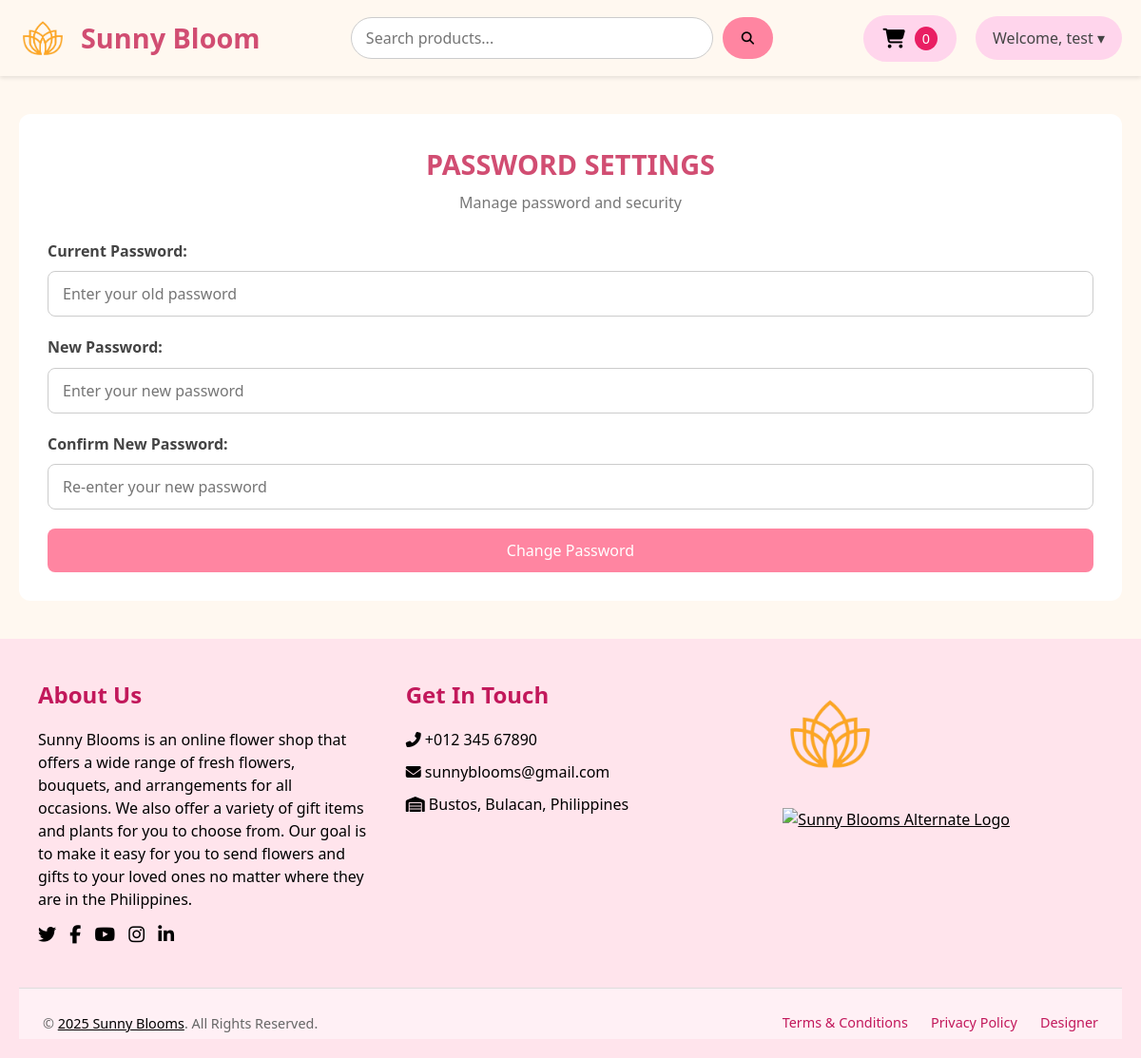
Screenshot of /php/users-change-password.php (signed in) with the database file from the repository.
### tables this page shows
CREATE TABLE `design_settings` (
  `id` int(11) NOT NULL,
  `background_color` varchar(255) DEFAULT NULL,
  `font_color` varchar(255) DEFAULT NULL,
  `shop_name` varchar(255) DEFAULT NULL,
  `logo_path` varchar(255) DEFAULT NULL,
  `image_one_path` varchar(255) DEFAULT NULL,
  `image_two_path` varchar(255) DEFAULT NULL,
  `image_three_path` varchar(255) DEFAULT NULL
);

### php/users-change-password.php (the view, shortened to what this page needs)
<?php
include ('change-password.php');
require 'connection.php';
    if (isset($_SESSION['user_name'])) {
        $userName = $_SESSION['user_name'];
    } else {
        header("Location: http://localhost/flowershop/php/customer-landing-page.php");
        exit;
    }
    $sqlGetSettings = "SELECT * FROM design_settings WHERE id = 1";
    $resultSettings = $conn->query($sqlGetSettings);
    if ($resultSettings->num_rows > 0) {
        while ($row = $resultSettings->fetch_assoc()) {
            $shopName = $row["shop_name"];
            $logoPath = $row["logo_path"];
        }
    } else {
        echo "0 results";
    }
?>
<!DOCTYPE html>
<html lang="en">
<head>
    <link rel="stylesheet" href="https://cdnjs.cloudflare.com/ajax/libs/font-awesome/6.4.2/css/all.min.css" />
    <link rel="stylesheet" href="../css/user-change-password.css">
</head>
<body>
<header class="header">
  <a href="customer-dashboard.php?user=<?= htmlspecialchars($userName) ?>" class="container-header">
    <img class="logo" src="../img/<?= htmlspecialchars(basename($logoPath)) ?>" alt="Sunny Blooms Logo" />
    <label class="shop"><?= htmlspecialchars($shopName) ?></label>
  </a>
  <div class="content-search">
    <input type="text" class="search-bar" placeholder="Search products..." />
    <button class="search-button">
      <i class="fa-solid fa-magnifying-glass"></i>
    </button>
  </div>
  <div class="header-right">
    <a href="cart.php?user=<?= urlencode($userName) ?>" class="cart-link">
      <button class="cart-button">
        <i class="fas fa-shopping-cart"></i>
        <?php
          $userQuery = "SELECT id FROM users WHERE name = ?";
          $stmt = mysqli_prepare($conn, $userQuery);
          mysqli_stmt_bind_param($stmt, "s", $userName);
          mysqli_stmt_execute($stmt);
          $userResult = mysqli_stmt_get_result($stmt);
          $userRow = mysqli_fetch_assoc($userResult);
          $user_id = $userRow['id'] ?? 0;
          $cartQuery = "SELECT COUNT(*) AS count FROM cart WHERE user_id = ?";
          $cartStmt = mysqli_prepare($conn, $cartQuery);
          mysqli_stmt_bind_param($cartStmt, "i", $user_id);
          mysqli_stmt_execute($cartStmt);
          $cartResult = mysqli_stmt_get_result($cartStmt);
          $cartCount = mysqli_fetch_assoc($cartResult)['count'] ?? 0;
          echo "<span class='cart-number'>$cartCount</span>";
        ?>
      </button>
    </a>
    <nav class="nav-right">
      <div class="dropdown">
        <button class="dropbtn">Welcome, <?= htmlspecialchars($userName) ?> &#9662;</button>
      </div>
    </nav>
  </div>
</header>
<div class="settings">
  <h1>PASSWORD SETTINGS</h1>
  <p>Manage password and security</p>
  <form method="post">
    <div class="form-group">
      <label for="current_password">Current Password:</label>
      <input
        type="password"
        id="current_password"
        name="current_password"
        placeholder="Enter your old password"
        required
      />
    </div>
    <div class="form-group">
      <label for="password">New Password:</label>
      <input
        type="password"
        id="password"
        name="password"
        placeholder="Enter your new password"
        required
      />
    </div>
    <div class="form-group">
      <label for="confirm_password">Confirm New Password:</label>
      <input
        type="password"
        id="confirm_password"
        name="confirm_password"
        placeholder="Re-enter your new password"
        required
      />
    </div>
    <button type="submit" name="change_password">Change Password</button>
  </form>
</div>
</body>
</html>
<?php
include ('footer.php');
?>

### css/user-change-password.css (style rules this page uses)
* { margin: 0; padding: 0; box-sizing: border-box; font-family: 'Segoe UI', Tahoma, Geneva, Verdana, sans-serif; }
body { background-color: #fff8f0; color: #333; line-height: 1.6; }
.header { padding: 15px 20px; display: flex; align-items: center; justify-content: space-between; box-shadow: 0 2px 4px rgba(0, 0, 0, 0.1); }
.container-header { display: flex; align-items: center; gap: 15px; text-decoration: none; }
.logo { width: 50px; height: 50px; }
.shop { font-size: 1.8rem; font-weight: bold; color: #d14d72; }
.content-search { flex: 1; display: flex; justify-content: center; gap: 10px; }
.search-bar { width: 60%; padding: 10px 15px; border-radius: 25px; border: 1px solid #ccc; outline: none; font-size: 1rem; transition: 0.3s ease; }
.search-button { padding: 10px 20px; border-radius: 25px; border: none; background-color: #ff85a1; color: #fff; cursor: pointer; transition: background-color 0.3s ease; }
.header-right { display: flex; align-items: center; gap: 20px; }
.cart-button { background-color: #ffd5ec; border: none; padding: 12px 20px; border-radius: 999px; cursor: pointer; font-size: 1.1rem; display: flex; align-items: center; gap: 10px; }
.cart-button i { font-size: 1.3rem; }
.cart-link { text-decoration: none; color: inherit; }
.cart-number { background-color: #e91e63; color: white; padding: 3px 8px; font-size: 0.9rem; border-radius: 50%; }
.nav-right { display: flex; align-items: center; }
.dropdown { position: relative; display: inline-block; }
.dropbtn { background-color: #ffd5ec; color: #444; padding: 12px 18px; border: none; border-radius: 30px; font-size: 1rem; cursor: pointer; }
.settings { margin: 40px 20px; background-color: #fff; padding: 30px; border-radius: 12px; color: #333; }
.settings h1 { font-size: 1.8rem; color: #d14d72; margin-bottom: 5px; text-align: center; }
.settings p { font-size: 1rem; color: #777; margin-bottom: 25px; text-align: center; }
.form-group { margin-bottom: 20px; }
.form-group label { display: block; font-weight: 600; margin-bottom: 8px; color: #444; }
.form-group input { width: 100%; padding: 12px 15px; border: 1px solid #ccc; border-radius: 8px; font-size: 1rem; transition: border-color 0.3s ease; }
.settings button[type="submit"] { display: block; width: 100%; padding: 12px; background-color: #ff85a1; color: #fff; font-size: 1rem; border: none; border-radius: 8px; cursor: pointer; transition: background-color 0.3s ease; }

### rows the page displays
design_settings: logo_path (picture), shop_name "Sunny Bloom"

### other values shown
$cartCount "0"
$userName "test"
